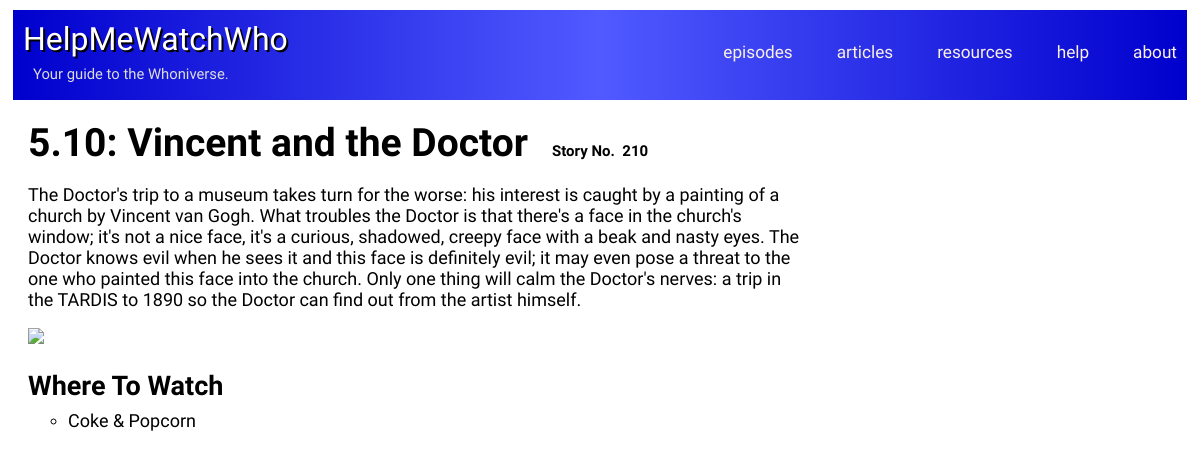
/episodes.php?episodeID=162&seasonID=16, run on an earlier commit of the app's database.
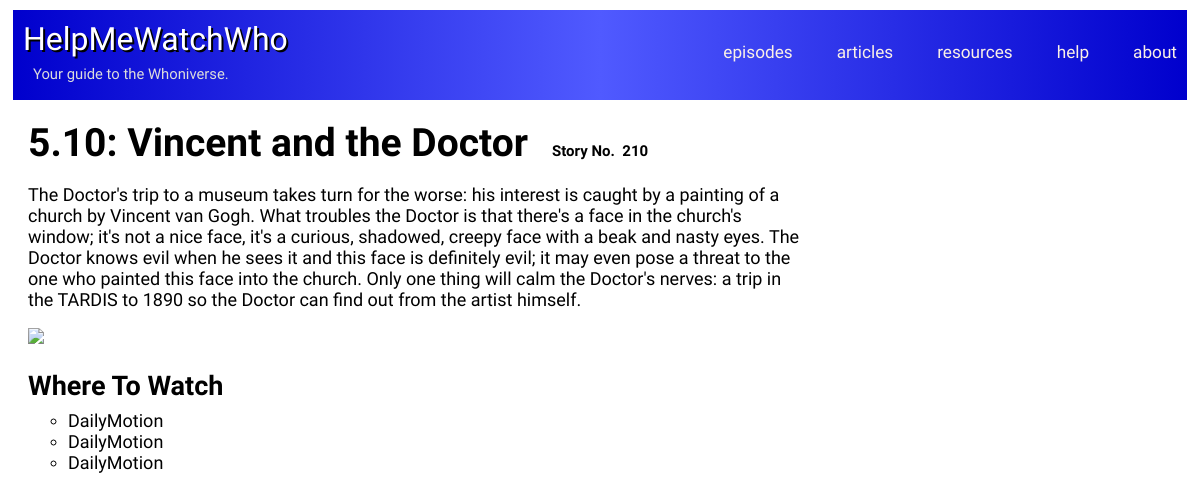
And on a later commit of the database.
### tables this page shows
CREATE TABLE IF NOT EXISTS `WhereToWatch` (
  `Source` varchar(50) NOT NULL,
  `Link` varchar(500) NOT NULL,
  `LinkID` int(11) NOT NULL,
  UNIQUE KEY `Link` (`Link`)
);

### helper.php (called while the page is built, shortened)
<?php
function db_connect() {
    static $connection;
    if(!isset($connection)) {
        $config = parse_ini_file('/var/www/config.ini');
        $connection = mysqli_connect('localhost', $config['username'], $config['password'], 'Who_List');
    }
    return $connection;
}
function db_query($query) {
    $connection = db_connect();
    $result = mysqli_query($connection,$query);
    return $result;
}
function db_select($query) {
    $rows = array();
    $result = db_query($query);
    while ($row = mysqli_fetch_assoc($result)) {
        $rows[] = $row;
    }
    return $rows;
}
function db_quote($value) {
    $connection = db_connect();
    return "'" . mysqli_real_escape_string($connection,$value) . "'";
}
?>

### episodes.php (the view, shortened to what this page needs)
<?php
	require("helper.php");
	$episodeID = db_quote($_GET['episodeID']);
	$ep2id = $episodeID + 1;
	$rows = db_select("SELECT * FROM `Episodes` WHERE `EpisodeID` = $episodeID");
	$rows2 = db_select("SELECT * FROM `Episodes` WHERE `EpisodeID` = $ep2id");
	$season2 = $rows2[0][Season];
	$title = $rows[0][Title];
	$desc = $rows[0][Description];
	$season = $rows[0][Season];
	$story = $rows[0][Story];
	$type = $rows[0][Type];
?>
<!DOCTYPE html>
<html>
<head>
	<link type="text/css" rel="stylesheet" href="episodes style.css">
	<link type="text/css" rel="stylesheet" href="link-colors.css">
</head>
<?php include("header.php"); ?>
<body onLoad="sortEpisodes();">
<div id="everything">
<div id="left">
	<h1><?php echo $season; ?><?php if ($type == 1) { echo "/" . $season2; } ?>: <?php echo $title; ?></h1>
	<?php
		if ($story != '') {
			echo "<h3>Story&nbsp;No.&nbsp; $story</h3>";
		};
	?>
	<p><?php echo $desc; ?></p>
	<?php
		$epIDnoQuotes = str_replace("'", "", $episodeID);
	?>
	<img <?php echo "src='Screencaps/" . $epIDnoQuotes . ".jpg'"; ?>/>
	<br>
	<?php
		if ($type == 3) {
			$a = db_select("SELECT * FROM `CW Episodes` WHERE `LinkID` = $episodeID");
			foreach ($a as $x) {
				$t = $x[Title];
				if (strpos($t, 'Part ') !== false) {
					echo "<h2>Where To Watch " . $t . "</h2>";
				} else {
					echo "<h2>Where To Watch <i>" . $t . "</i></h2>";
				}
				$epID = $x[EpisodeID];
				$m = $x[Missing];
				if ($m) {
					echo "<span id='missing'>(missing)</span>";
				}
				echo "<br>";
				$wtw = db_select("SELECT * FROM `CW WhereToWatch` WHERE `LinkID` = $epID");
				if ($wtw === false) {
					$error = db_error();
				}
				if (empty($wtw)) {
					echo "<p>We haven't found this episode online yet.</p>";
				} else {
					echo "<ul>";
					foreach($wtw as $x) {
						echo "<li><a href='" . $x[Link] . "'>" . $x[Source] . "</a></li>";
					}
					echo "</ul>";
				}
			}
		} else {
			echo "<h2>Where To Watch";
			echo "</h2>";
			$wtw = db_select("SELECT * FROM `WhereToWatch` WHERE `LinkID` = $episodeID");
			if (empty($wtw)) {
				echo "<p>We haven't found this episode online yet.</p>";
			} else {
				echo "<ul>";
				foreach($wtw as $x) {
					echo "<li><a href='" . $x[Link] . "'>" . $x[Source] . "</a></li>";
				}
				echo "</ul>";
			}
		}
	?>
	</div>
<div id ="right">
</div>
</div>
</body>
</html>

What changed in the data, as far as the page shows it:
removed wheretowatch: Source "Coke & Popcorn"
added wheretowatch: Source "DailyMotion"
added wheretowatch: Source "DailyMotion"
added wheretowatch: Source "DailyMotion"
